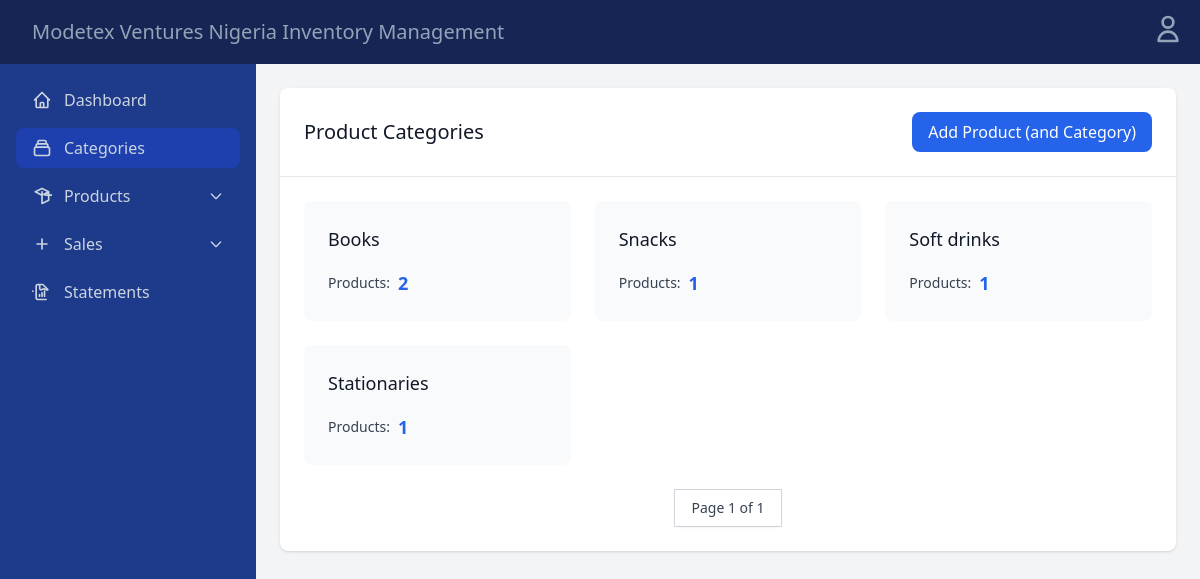
The page /category_list/ on the database its author committed.
### products/models.py (models this page shows, shortened)
class Category(models.Model):
    name = models.CharField(max_length=200, blank=False)
    slug = models.SlugField(max_length=200, unique=True)
    class Meta:
        ordering = ['name']
        indexes = [models.Index(fields=['name'])]
        verbose_name = 'category'
        verbose_name_plural = 'categories'

### products/views.py (the view)
# urls.py: path('category_list/', category_list, name='category_list'),
def category_list(request):
    categories_list = Category.objects.all()
    PAGE_SIZE = 10
    paginator = Paginator(categories_list, PAGE_SIZE)
    page = request.GET.get('page')
    try:
        categories = paginator.page(page)
    except PageNotAnInteger:
        categories = paginator.page(1)
    except EmptyPage:
        categories = paginator.page(paginator.num_pages)
    context = {
        'title': 'Product Categories',
        'categories': categories,
    }
    return render(request, 'products/categories.html', context)

### templates/products/categories.html (shortened to what this page needs)
{% extends 'base.html' %}
{% block content %}
<div class="bg-white shadow rounded-lg">
    <div class="p-6 border-b border-gray-200">
        <div class="flex justify-between items-center">
            <h2 class="text-xl font-medium text-gray-900">Product Categories</h2>
            <a href="{% url 'product_create' %}" class="bg-blue-600 text-white px-4 py-2 rounded-lg hover:bg-blue-700">
                Add Product (and Category)
            </a>
        </div>
    </div>
    <div class="p-6">
        <div class="grid grid-cols-1 md:grid-cols-2 lg:grid-cols-3 gap-6">
            {% for category in categories %}
            <a href="{% url 'product_list_by_category' category.id %}" class="bg-gray-50 rounded-lg p-6 hover:bg-gray-100 transition duration-300">
                <div class="flex justify-between items-start">
                    <div>
                        <h3 class="text-lg font-medium text-gray-900">{{ category.name }}</h3>
                    </div>
                </div>
                <div class="mt-4">
                    <div class="flex items-center space-x-2">
                        <span class="text-sm text-gray-700">Products:</span>
                        <span class="text-lg font-semibold text-blue-600">{{ category.products.count }}</span>
                    </div>
                </div>
            </a>
            {% empty %}
            <div class="col-span-full text-center py-8 text-gray-500">
                No categories found. Add a product to create a category!
            </div>
            {% endfor %}
        </div>
        <div class="mt-6 flex justify-center">
            <nav class="inline-flex rounded-md shadow-sm">
                <span class="px-4 py-2 text-sm font-medium text-gray-700 bg-white border border-gray-300">
                    Page {{ categories.number }} of {{ categories.paginator.num_pages }}
                </span>
            </nav>
        </div>
    </div>
</div>
{% endblock %}

### rows shown on the page
Category: name "Books", products.count "2"
Category: name "Snacks", products.count "1"
Category: name "Soft drinks", products.count "1"
Category: name "Stationaries", products.count "1"

### other values the page prints
{{ categories.number }} "1"
{{ categories.paginator.num_pages }} "1"
